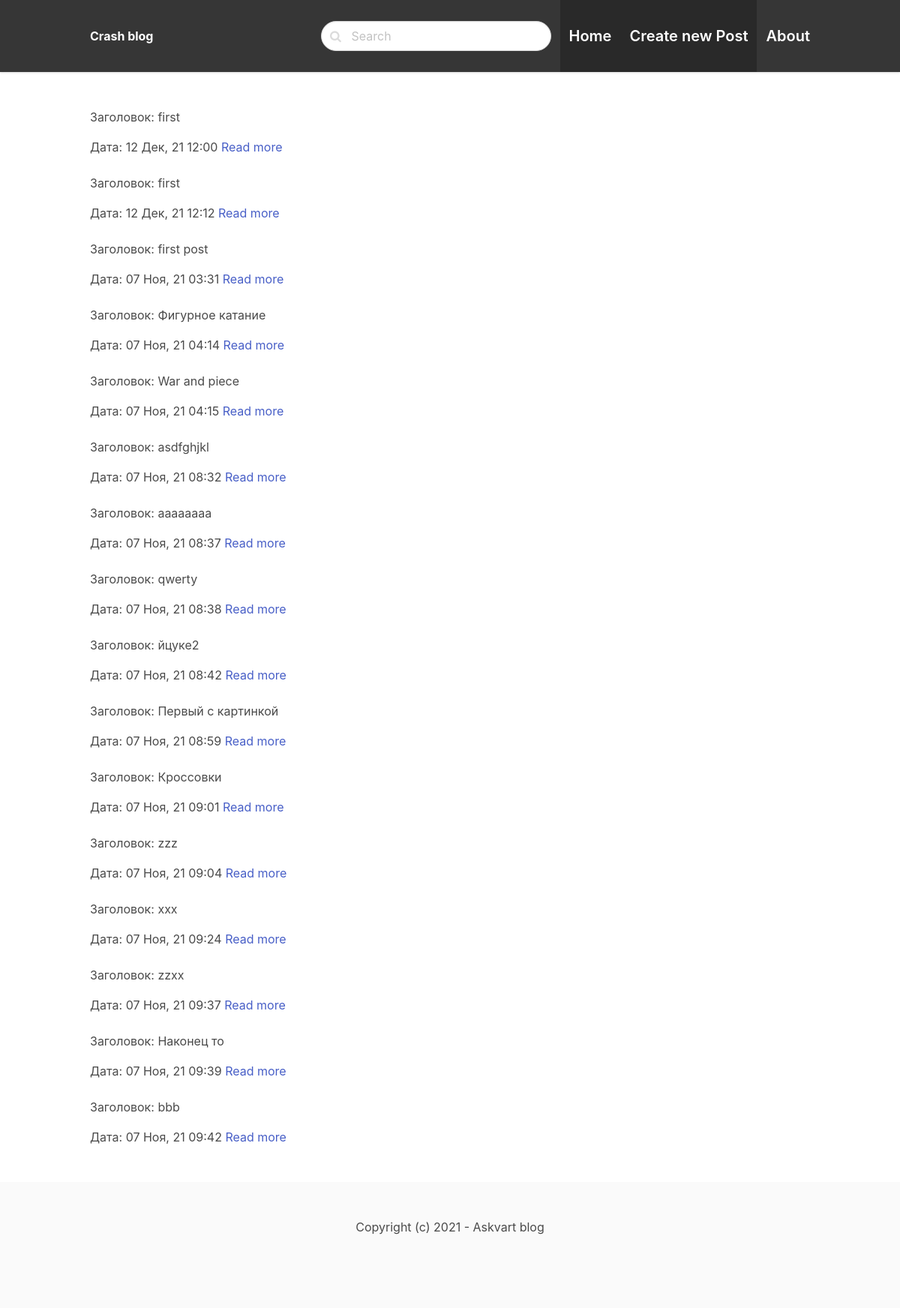
The page / on the database its author committed.
### apps/posts/models.py (models this page shows, shortened)
class Post(models.Model):
    category = models.ForeignKey(Category, on_delete=models.CASCADE, related_name='posts')
    title = models.CharField(max_length=250)
    slug = models.SlugField(max_length=250, unique=True)
    body = models.TextField(blank=True)
    created = models.DateTimeField(auto_now_add=True)
    image = models.ImageField(upload_to='uploads/', blank=True, null=True)

### apps/posts/views.py (the view)
# urls.py: path('', list_post, name='list'),
def list_post(request):
    posts = Post.objects.all()
    context = {'posts': posts}
    return render(request, 'posts.html', context)

### apps/posts/templates/posts.html
{% extends 'base.html' %}
{% block content %}
{% for post in posts %}
   <article class="content">
       <p>Заголовок: {{ post.title }}</p>
       <time>Дата: {{ post.created|date:"d M, y h:i" }}</time>
       <a href="{% url 'detail' post.slug %}">Read more</a>
   </article>
{% endfor %}
{% endblock %}

### rows shown on the page
Post: title "first", created "12 Дек, 21 12:00"
Post: title "first", created "12 Дек, 21 12:12"
Post: title "first post", created "07 Ноя, 21 03:31"
Post: title "Фигурное катание", created "07 Ноя, 21 04:14"
Post: title "War and piece", created "07 Ноя, 21 04:15"
Post: title "asdfghjkl", created "07 Ноя, 21 08:32"
Post: title "aaaaaaaa", created "07 Ноя, 21 08:37"
Post: title "qwerty", created "07 Ноя, 21 08:38"
Post: title "йцуке2", created "07 Ноя, 21 08:42"
Post: title "Первый с картинкой", created "07 Ноя, 21 08:59"
Post: title "Кроссовки", created "07 Ноя, 21 09:01"
Post: title "zzz", created "07 Ноя, 21 09:04"
Post: title "xxx", created "07 Ноя, 21 09:24"
Post: title "zzxx", created "07 Ноя, 21 09:37"
Post: title "Наконец то", created "07 Ноя, 21 09:39"
Post: title "bbb", created "07 Ноя, 21 09:42"
